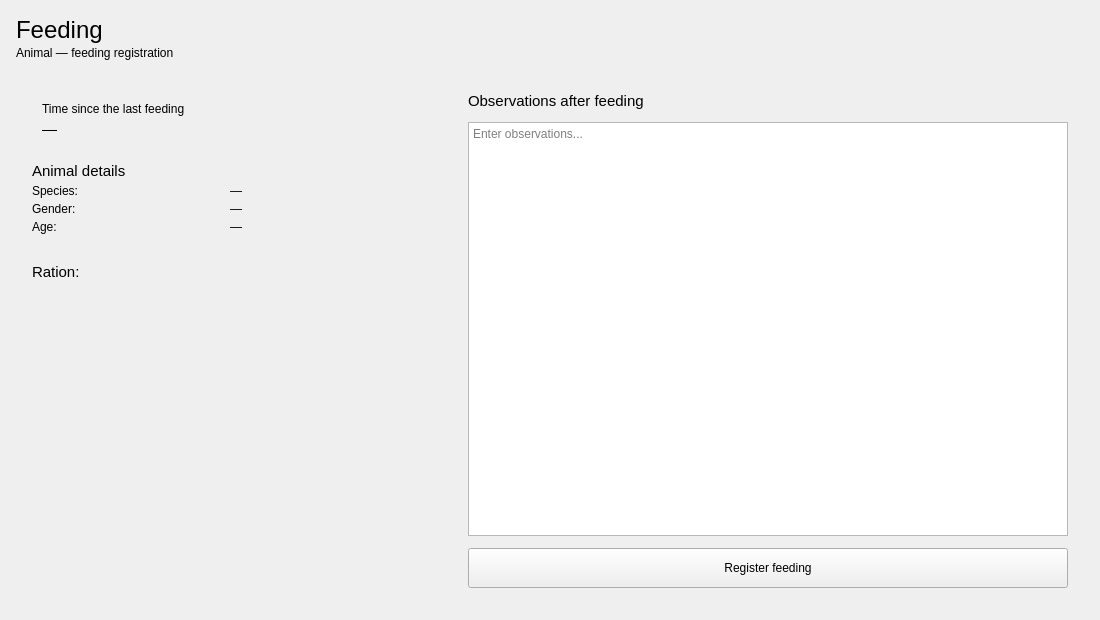
<?xml version="1.0" encoding="UTF-8"?>
<ui version="4.0">
 <class>FeedingPage</class>
 <widget class="QWidget" name="FeedingPage">
  <property name="geometry">
   <rect>
    <x>0</x>
    <y>0</y>
    <width>1100</width>
    <height>620</height>
   </rect>
  </property>
  <layout class="QVBoxLayout" name="rootLayout">
   <property name="spacing">
    <number>16</number>
   </property>
   <property name="leftMargin">
    <number>16</number>
   </property>
   <property name="topMargin">
    <number>16</number>
   </property>
   <property name="rightMargin">
    <number>16</number>
   </property>
   <property name="bottomMargin">
    <number>16</number>
   </property>
   <item>
    <layout class="QVBoxLayout" name="headerLayout">
     <property name="spacing">
      <number>2</number>
     </property>
     <item>
      <widget class="QLabel" name="titleLabel">
       <property name="font">
        <font>
         <pointsize>18</pointsize>
        </font>
       </property>
       <property name="role" stdset="0">
        <string notr="true">title</string>
       </property>
       <property name="text">
        <string>Feeding</string>
       </property>
      </widget>
     </item>
     <item>
      <widget class="QLabel" name="subtitleLabel">
       <property name="role" stdset="0">
        <string notr="true">secondary</string>
       </property>
       <property name="text">
        <string>Animal — feeding registration</string>
       </property>
      </widget>
     </item>
    </layout>
   </item>
   <item>
    <layout class="QHBoxLayout" name="workArea">
     <property name="spacing">
      <number>16</number>
     </property>
     <item>
      <widget class="QFrame" name="infoCard">
       <property name="minimumSize">
        <size>
         <width>300</width>
         <height>0</height>
        </size>
       </property>
       <property name="maximumSize">
        <size>
         <width>420</width>
         <height>16777215</height>
        </size>
       </property>
       <property name="frameShape">
        <enum>QFrame::Shape::NoFrame</enum>
       </property>
       <property name="card" stdset="0">
        <bool>true</bool>
       </property>
       <layout class="QVBoxLayout" name="infoLayout">
        <property name="spacing">
         <number>14</number>
        </property>
        <property name="leftMargin">
         <number>16</number>
        </property>
        <property name="topMargin">
         <number>16</number>
        </property>
        <property name="rightMargin">
         <number>16</number>
        </property>
        <property name="bottomMargin">
         <number>16</number>
        </property>
        <item>
         <widget class="QFrame" name="statusBanner">
          <property name="frameShape">
           <enum>QFrame::Shape::NoFrame</enum>
          </property>
          <property name="banner" stdset="0">
           <bool>true</bool>
          </property>
          <layout class="QVBoxLayout" name="statusLayout">
           <property name="spacing">
            <number>4</number>
           </property>
           <property name="leftMargin">
            <number>10</number>
           </property>
           <property name="topMargin">
            <number>10</number>
           </property>
           <property name="rightMargin">
            <number>10</number>
           </property>
           <property name="bottomMargin">
            <number>10</number>
           </property>
           <item>
            <widget class="QLabel" name="statusCaption">
             <property name="role" stdset="0">
              <string notr="true">secondary</string>
             </property>
             <property name="text">
              <string>Time since the last feeding</string>
             </property>
            </widget>
           </item>
           <item>
            <widget class="QLabel" name="statusValue">
             <property name="font">
              <font>
               <pointsize>11</pointsize>
              </font>
             </property>
             <property name="role" stdset="0">
              <string notr="true">accentValue</string>
             </property>
             <property name="text">
              <string>—</string>
             </property>
             <property name="wordWrap">
              <bool>true</bool>
             </property>
            </widget>
           </item>
          </layout>
         </widget>
        </item>
        <item>
         <layout class="QVBoxLayout" name="characteristicsLayout">
          <property name="spacing">
           <number>4</number>
          </property>
          <item>
           <widget class="QLabel" name="characteristicsTitle">
            <property name="font">
             <font>
              <pointsize>11</pointsize>
             </font>
            </property>
            <property name="role" stdset="0">
             <string notr="true">section</string>
            </property>
            <property name="text">
             <string>Animal details</string>
            </property>
           </widget>
          </item>
          <item>
           <layout class="QGridLayout" name="paramsGrid">
            <property name="horizontalSpacing">
             <number>8</number>
            </property>
            <property name="verticalSpacing">
             <number>4</number>
            </property>
            <item row="0" column="0">
             <widget class="QLabel" name="speciesCaption">
              <property name="role" stdset="0">
               <string notr="true">secondary</string>
              </property>
              <property name="text">
               <string>Species:</string>
              </property>
             </widget>
            </item>
            <item row="0" column="1">
             <widget class="QLabel" name="speciesValue">
              <property name="text">
               <string>—</string>
              </property>
             </widget>
            </item>
            <item row="1" column="0">
             <widget class="QLabel" name="genderCaption">
              <property name="role" stdset="0">
               <string notr="true">secondary</string>
              </property>
              <property name="text">
               <string>Gender:</string>
              </property>
             </widget>
            </item>
            <item row="1" column="1">
             <widget class="QLabel" name="genderValue">
              <property name="text">
               <string>—</string>
              </property>
             </widget>
            </item>
            <item row="2" column="0">
             <widget class="QLabel" name="ageCaption">
              <property name="role" stdset="0">
               <string notr="true">secondary</string>
              </property>
              <property name="text">
               <string>Age:</string>
              </property>
             </widget>
            </item>
            <item row="2" column="1">
             <widget class="QLabel" name="ageValue">
              <property name="text">
               <string>—</string>
              </property>
             </widget>
            </item>
           </layout>
          </item>
         </layout>
        </item>
        <item>
         <widget class="QFrame" name="divider">
          <property name="minimumSize">
           <size>
            <width>0</width>
            <height>1</height>
           </size>
          </property>
          <property name="maximumSize">
           <size>
            <width>16777215</width>
            <height>1</height>
           </size>
          </property>
          <property name="frameShape">
           <enum>QFrame::Shape::NoFrame</enum>
          </property>
          <property name="divider" stdset="0">
           <bool>true</bool>
          </property>
         </widget>
        </item>
        <item>
         <layout class="QVBoxLayout" name="rationBlock">
          <property name="spacing">
           <number>4</number>
          </property>
          <item>
           <widget class="QLabel" name="rationTitle">
            <property name="font">
             <font>
              <pointsize>11</pointsize>
             </font>
            </property>
            <property name="role" stdset="0">
             <string notr="true">section</string>
            </property>
            <property name="text">
             <string>Ration:</string>
            </property>
           </widget>
          </item>
          <item>
           <widget class="QScrollArea" name="rationScroll">
            <property name="sizePolicy">
             <sizepolicy hsizetype="Expanding" vsizetype="Expanding">
              <horstretch>0</horstretch>
              <verstretch>1</verstretch>
             </sizepolicy>
            </property>
            <property name="frameShape">
             <enum>QFrame::Shape::NoFrame</enum>
            </property>
            <property name="widgetResizable">
             <bool>true</bool>
            </property>
            <widget class="QWidget" name="rationContainer">
             <property name="geometry">
              <rect>
               <x>0</x>
               <y>0</y>
               <width>340</width>
               <height>180</height>
              </rect>
             </property>
             <layout class="QVBoxLayout" name="rationLayout">
              <property name="spacing">
               <number>6</number>
              </property>
              <property name="leftMargin">
               <number>0</number>
              </property>
              <property name="topMargin">
               <number>0</number>
              </property>
              <property name="rightMargin">
               <number>0</number>
              </property>
              <property name="bottomMargin">
               <number>0</number>
              </property>
             </layout>
            </widget>
           </widget>
          </item>
         </layout>
        </item>
       </layout>
      </widget>
     </item>
     <item>
      <widget class="QFrame" name="notesCard">
       <property name="minimumSize">
        <size>
         <width>320</width>
         <height>0</height>
        </size>
       </property>
       <property name="frameShape">
        <enum>QFrame::Shape::NoFrame</enum>
       </property>
       <property name="card" stdset="0">
        <bool>true</bool>
       </property>
       <layout class="QVBoxLayout" name="notesLayout">
        <property name="spacing">
         <number>12</number>
        </property>
        <property name="leftMargin">
         <number>16</number>
        </property>
        <property name="topMargin">
         <number>16</number>
        </property>
        <property name="rightMargin">
         <number>16</number>
        </property>
        <property name="bottomMargin">
         <number>16</number>
        </property>
        <item>
         <widget class="QLabel" name="notesTitle">
          <property name="font">
           <font>
            <pointsize>11</pointsize>
           </font>
          </property>
          <property name="role" stdset="0">
           <string notr="true">section</string>
          </property>
          <property name="text">
           <string>Observations after feeding</string>
          </property>
         </widget>
        </item>
        <item>
         <widget class="QTextEdit" name="notesEdit">
          <property name="sizePolicy">
           <sizepolicy hsizetype="Expanding" vsizetype="Expanding">
            <horstretch>0</horstretch>
            <verstretch>1</verstretch>
           </sizepolicy>
          </property>
          <property name="minimumSize">
           <size>
            <width>0</width>
            <height>140</height>
           </size>
          </property>
          <property name="acceptRichText">
           <bool>false</bool>
          </property>
          <property name="placeholderText">
           <string>Enter observations...</string>
          </property>
         </widget>
        </item>
        <item>
         <widget class="QPushButton" name="feedButton">
          <property name="minimumSize">
           <size>
            <width>0</width>
            <height>40</height>
           </size>
          </property>
          <property name="accent" stdset="0">
           <bool>true</bool>
          </property>
          <property name="text">
           <string>Register feeding</string>
          </property>
         </widget>
        </item>
       </layout>
      </widget>
     </item>
    </layout>
   </item>
  </layout>
 </widget>
 <resources/>
 <connections/>
</ui>
